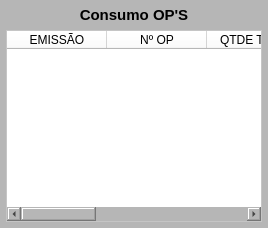
              <widget class="QWidget" name="widget_Consumo" native="true">
               <property name="minimumSize">
                <size>
                 <width>0</width>
                 <height>0</height>
                </size>
               </property>
               <property name="maximumSize">
                <size>
                 <width>16777215</width>
                 <height>16777215</height>
                </size>
               </property>
               <property name="styleSheet">
                <string notr="true">background-color: rgb(182, 182, 182);</string>
               </property>
               <layout class="QVBoxLayout" name="verticalLayout_4">
                <property name="leftMargin">
                 <number>6</number>
                </property>
                <property name="topMargin">
                 <number>6</number>
                </property>
                <property name="rightMargin">
                 <number>6</number>
                </property>
                <property name="bottomMargin">
                 <number>6</number>
                </property>
                <item>
                 <widget class="QWidget" name="widget_21" native="true">
                  <property name="minimumSize">
                   <size>
                    <width>0</width>
                    <height>18</height>
                   </size>
                  </property>
                  <property name="maximumSize">
                   <size>
                    <width>16777215</width>
                    <height>18</height>
                   </size>
                  </property>
                  <layout class="QHBoxLayout" name="horizontalLayout_6">
                   <property name="spacing">
                    <number>2</number>
                   </property>
                   <property name="leftMargin">
                    <number>0</number>
                   </property>
                   <property name="topMargin">
                    <number>0</number>
                   </property>
                   <property name="rightMargin">
                    <number>0</number>
                   </property>
                   <property name="bottomMargin">
                    <number>0</number>
                   </property>
                   <item>
                    <widget class="QLabel" name="label_7">
                     <property name="minimumSize">
                      <size>
                       <width>60</width>
                       <height>0</height>
                      </size>
                     </property>
                     <property name="maximumSize">
                      <size>
                       <width>60</width>
                       <height>16777215</height>
                      </size>
                     </property>
                     <property name="text">
                      <string/>
                     </property>
                    </widget>
                   </item>
                   <item>
                    <widget class="QLabel" name="label_58">
                     <property name="minimumSize">
                      <size>
                       <width>0</width>
                       <height>18</height>
                      </size>
                     </property>
                     <property name="maximumSize">
                      <size>
                       <width>16777215</width>
                       <height>18</height>
                      </size>
                     </property>
                     <property name="font">
                      <font>
                       <pointsize>11</pointsize>
                       <weight>75</weight>
                       <bold>true</bold>
                      </font>
                     </property>
                     <property name="text">
                      <string>Consumo OP'S</string>
                     </property>
                     <property name="alignment">
                      <set>Qt::AlignCenter</set>
                     </property>
                    </widget>
                   </item>
                   <item>
                    <widget class="QLabel" name="label_Op_Nec">
                     <property name="minimumSize">
                      <size>
                       <width>60</width>
                       <height>0</height>
                      </size>
                     </property>
                     <property name="maximumSize">
                      <size>
                       <width>60</width>
                       <height>16777215</height>
                      </size>
                     </property>
                     <property name="font">
                      <font>
                       <weight>75</weight>
                       <bold>true</bold>
                      </font>
                     </property>
                     <property name="text">
                      <string/>
                     </property>
                     <property name="alignment">
                      <set>Qt::AlignRight|Qt::AlignTrailing|Qt::AlignVCenter</set>
                     </property>
                    </widget>
                   </item>
                  </layout>
                 </widget>
                </item>
                <item>
                 <widget class="QTableWidget" name="table_Consumo">
                  <property name="sizePolicy">
                   <sizepolicy hsizetype="Preferred" vsizetype="Preferred">
                    <horstretch>0</horstretch>
                    <verstretch>0</verstretch>
                   </sizepolicy>
                  </property>
                  <property name="font">
                   <font>
                    <pointsize>9</pointsize>
                   </font>
                  </property>
                  <property name="styleSheet">
                   <string notr="true">background-color: rgb(255, 255, 255);</string>
                  </property>
                  <column>
                   <property name="text">
                    <string>EMISSÃO</string>
                   </property>
                  </column>
                  <column>
                   <property name="text">
                    <string>Nº OP</string>
                   </property>
                  </column>
                  <column>
                   <property name="text">
                    <string>QTDE TOTAL</string>
                   </property>
                  </column>
                  <column>
                   <property name="text">
                    <string>QTDE CONS.</string>
                   </property>
                  </column>
                  <column>
                   <property name="text">
                    <string>CÓD.</string>
                   </property>
                  </column>
                  <column>
                   <property name="text">
                    <string>DESCRIÇÃO</string>
                   </property>
                  </column>
                 </widget>
                </item>
               </layout>
              </widget>
